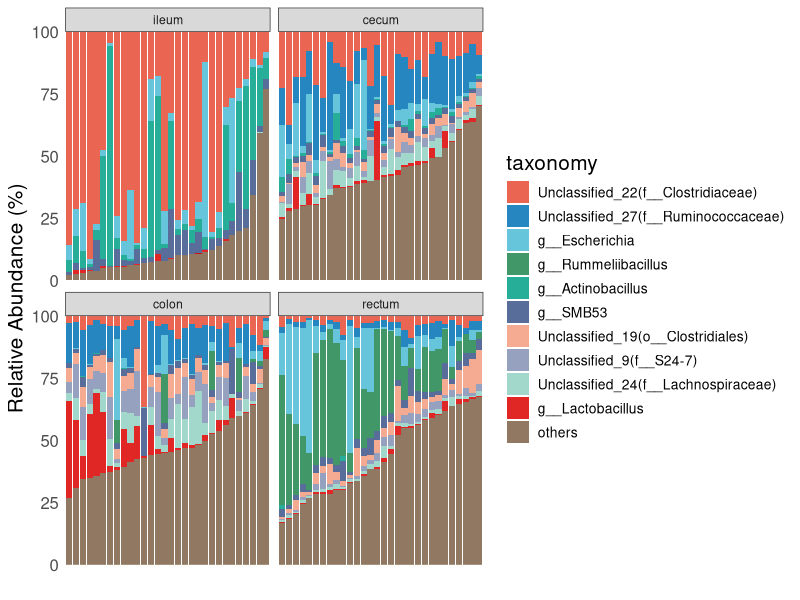

The R source for this figure:
library("tidyr")
library("ggplot2")
library("ggsci")
library("reshape2")
setwd("D:/Users/lina1/Desktop/mfl/各水平OTU表")

#####属水平的堆积图#######
table <- read.delim("genus_table.txt")
 

#统计在每个样本中top10的属
top10_genus <- order(rowSums(table[,-1]),decreasing = T)[1:10]

#将在genus_top中的保留下来，其余的标记为others_table，并求和记为others,然后合并sub_table和others
sub_table=table[top10_genus,]
rownames(sub_table)<-sub_table[,1]
sub_table <- sub_table[,-1]
others_table=table[!rownames(table) %in% top10_genus,]
others=t(as.data.frame(colSums(others_table[,-1])))
table=rbind(sub_table,others)
rownames(table)[nrow(table)]<-"others"
rm(list = c("top10_genus","others","others_table","sub_table"))

#竖着排列
table<-cbind(rownames(table),table)
names(table)[1]<-"names"
plot=melt(table,id="names")
plot[,"region"] <- "ileum"
plot[,"region"][331:660] <- "colon"
plot[,"region"][661:990] <- "cecum"
plot[,"region"][991:1320] <- "rectum"
names(plot)=c('taxonomy',"sample","value","region")


#11个颜色配色
mypal<-c( "#E64B35FF","#0072B5FF","#4DBBD5FF","#20854EFF","#00A087FF","#3C5488FF","#F39B7FFF","#8491B4FF",
          "#91D1C2FF","#DC0000FF","#7E6148FF") 

#按照others大小对sample进行排序
levels <- subset(plot,taxonomy=="others",select = c(taxonomy,sample,value))
levels <- levels[order(levels$value,decreasing = F),]#others从小到大重排序
levels <- factor(levels$sample,levels = as.character(levels$sample))
plot$sample <- factor(plot$sample,levels = levels)

taxonomy_levels <- names(sort(rowSums(table[,-1]),decreasing = T))
taxonomy_levels <- c(taxonomy_levels[-1],"others")
plot$taxonomy <- factor(plot$taxonomy,levels = taxonomy_levels)
plot$region <- factor(plot$region,levels = c("ileum","cecum","colon","rectum"))
#可视化

theme <-theme(axis.text.x=element_blank(),
              axis.text.y=element_text(size=12),
              legend.text= element_text(size=10),
              title = element_text(size = 15),
              axis.ticks=element_blank()
              )


p1<-ggplot(plot,aes(x=sample, fill=taxonomy, y=value*100))+
  geom_col(position='stack',alpha=0.85,width = 0.9)+ #width=1 去掉间距
  scale_fill_manual(values = mypal)+
  labs(x='', y='Relative Abundance (%)')+
  scale_y_continuous(expand=c(0, 0))+
  theme_bw()+theme(panel.grid=element_blank(),panel.border=element_blank())+theme

p2<-p1+facet_wrap(~region,scales = "free_x",nrow = 2)

ggsave(p2,filename = "stackPlot.pdf",width = 12,height = 5)


